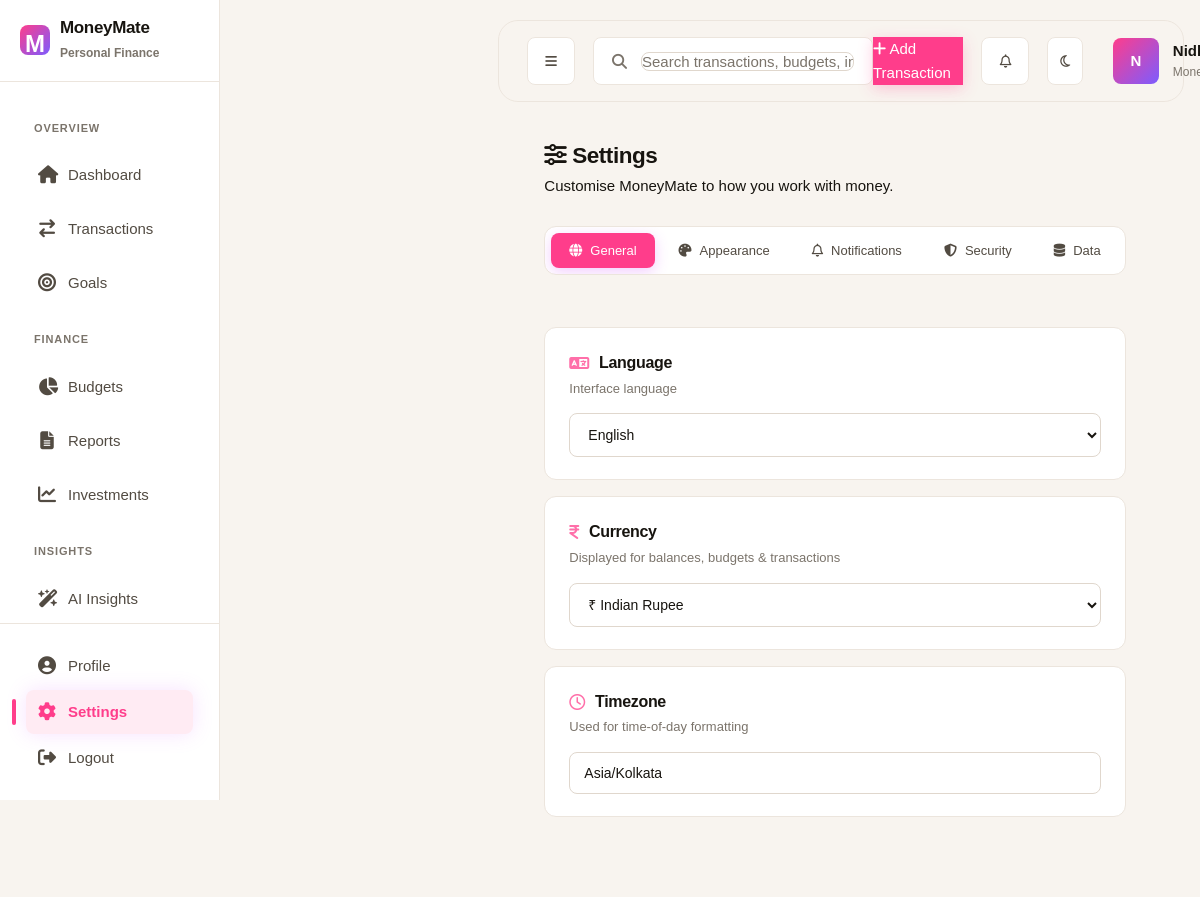
/accounts/settings/ (signed in), run on the app's committed database.
### accounts/models.py (models this page shows, shortened)
class UserProfile(models.Model):
    THEME_CHOICES = [
        ("dark", "Dark"),
        ("light", "Light"),
        ("system", "System"),
    ]
    CURRENCY_CHOICES = [
        ("INR", "₹ Indian Rupee"),
        ("USD", "$ US Dollar"),
        ("EUR", "€ Euro"),
        ("GBP", "£ British Pound"),
        ("AED", "د.إ UAE Dirham"),
        ("SGD", "S$ Singapore Dollar"),
    ]
    LANGUAGE_CHOICES = [
        ("en", "English"),
        ("hi", "हिन्दी"),
        ("mr", "मराठी"),
        ("ta", "தமிழ்"),
    ]
    user = models.OneToOneField(
        settings.AUTH_USER_MODEL,
        on_delete=models.CASCADE,
        related_name="profile",
    )
    avatar = models.ImageField(
        upload_to="avatars/",
        blank=True,
        null=True,
    )
    display_name = models.CharField(max_length=80, blank=True)
    phone = models.CharField(max_length=20, blank=True)
    bio = models.TextField(blank=True, max_length=400)
    theme = models.CharField(max_length=10, choices=THEME_CHOICES, default="dark")
    currency = models.CharField(max_length=8, choices=CURRENCY_CHOICES, default="INR")
    timezone = models.CharField(max_length=64, default="Asia/Kolkata")
    language = models.CharField(max_length=8, choices=LANGUAGE_CHOICES, default="en")
    notify_spending_alerts = models.BooleanField(default=True)
    notify_budget_alerts = models.BooleanField(default=True)
    notify_ai_insights = models.BooleanField(default=True)
    notify_monthly_reports = models.BooleanField(default=False)
    notify_bank_sync = models.BooleanField(default=True)
    updated_at = models.DateTimeField(auto_now=True)

### accounts/views.py (the view)
# urls.py: path("settings/", account_views.settings_view, name="settings"),
@login_required
def settings_view(request):
    profile = _get_profile(request.user)
    connected_accounts = []
    try:
        from allauth.socialaccount.models import SocialAccount
        for sa in SocialAccount.objects.filter(user=request.user):
            connected_accounts.append({
                "provider": sa.provider.capitalize(),
                "uid": sa.uid,
            })
    except Exception:
        pass
    imports = []
    try:
        from transactions.models import Transaction
        imports = (
            Transaction.objects
            .filter(user=request.user)
            .exclude(import_source="manual")
            .values("import_source")
            .distinct()
        )
    except Exception:
        pass
    return render(request, "accounts/settings.html", {
        "active_page": "settings",
        "profile": profile,
        "connected_accounts": connected_accounts,
        "imports": list(imports),
        "theme_choices": UserProfile.THEME_CHOICES,
        "currency_choices": UserProfile.CURRENCY_CHOICES,
        "language_choices": UserProfile.LANGUAGE_CHOICES,
    })

### accounts/otp.py (called while the page is built)
def is_email_verified(user) -> bool:
    record = getattr(user, "email_verification", None)
    return record is None or record.is_verified

### accounts/views.py (called while the page is built)
def _get_profile(user):
    profile, _ = UserProfile.objects.get_or_create(user=user)
    return profile

### core/context_processors.py (called while the page is built)
def active_page(request):
    app_name = ""
    if request.resolver_match:
        app_name = request.resolver_match.app_name
        if not app_name:
            app_name = request.resolver_match.url_name
    return {
        "active_page": app_name
    }

### templates/accounts/settings.html (shortened to what this page needs)
{% extends "base.html" %}
{% load static %}
{% block extra_css %}
<link rel="stylesheet" href="{% static 'css/dashboard/dashboard.css' %}">
<link rel="stylesheet" href="{% static 'css/dashboard/sidebar.css' %}">
<link rel="stylesheet" href="{% static 'css/dashboard/navbar.css' %}">
<link rel="stylesheet" href="{% static 'css/dashboard/responsive.css' %}">
<link rel="stylesheet" href="{% static 'css/accounts/settings.css' %}">
<link rel="stylesheet" href="{% static 'css/mobile.css' %}">
{% endblock %}
{% block content %}
<div class="dashboard-layout">
    <aside class="sidebar-wrapper">
        {% include "dashboard/sidebar.html" %}
    </aside>
    <main class="dashboard-main">
        {% include "dashboard/navbar.html" %}
        <section class="dashboard-content settings-content">
            <header class="page-header">
                <div>
                    <h1 data-testid="settings-title">
                        <i class="fa-solid fa-sliders"></i>
                        Settings
                    </h1>
                    <p>Customise MoneyMate to how you work with money.</p>
                </div>
            </header>
            <nav class="settings-tabs" data-testid="settings-tabs">
                <button type="button" class="settings-tab active" data-tab="general" data-testid="tab-general">
                    <i class="fa-solid fa-globe"></i> General
                </button>
                <button type="button" class="settings-tab" data-tab="appearance" data-testid="tab-appearance">
                    <i class="fa-solid fa-palette"></i> Appearance
                </button>
                <button type="button" class="settings-tab" data-tab="notifications" data-testid="tab-notifications">
                    <i class="fa-regular fa-bell"></i> Notifications
                </button>
                <button type="button" class="settings-tab" data-tab="security" data-testid="tab-security">
                    <i class="fa-solid fa-shield-halved"></i> Security
                </button>
                <button type="button" class="settings-tab" data-tab="data" data-testid="tab-data">
                    <i class="fa-solid fa-database"></i> Data
                </button>
            </nav>
            <section class="settings-panel active" data-panel="general" id="panel-general">
                <div class="settings-card" data-testid="card-general">
                    <div class="settings-card-head">
                        <div>
                            <h3><i class="fa-solid fa-language"></i> Language</h3>
                            <p>Interface language</p>
                        </div>
                    </div>
                    <select class="settings-select"
                            data-setting="language"
                            data-testid="select-language">
                        {% for value, label in language_choices %}
                            <option value="{{ value }}" {% if profile.language == value %}selected{% endif %}>{{ label }}</option>
                        {% endfor %}
                    </select>
                </div>
                <div class="settings-card" data-testid="card-currency">
                    <div class="settings-card-head">
                        <div>
                            <h3><i class="fa-solid fa-indian-rupee-sign"></i> Currency</h3>
                            <p>Displayed for balances, budgets & transactions</p>
                        </div>
                    </div>
                    <select class="settings-select"
                            data-setting="currency"
                            data-testid="select-currency">
                        {% for value, label in currency_choices %}
                            <option value="{{ value }}" {% if profile.currency == value %}selected{% endif %}>{{ label }}</option>
                        {% endfor %}
                    </select>
                </div>
                <div class="settings-card" data-testid="card-timezone">
                    <div class="settings-card-head">
                        <div>
                            <h3><i class="fa-regular fa-clock"></i> Timezone</h3>
                            <p>Used for time-of-day formatting</p>
                        </div>
                    </div>
                    <input type="text" class="settings-select"
                           data-setting="timezone"
                           value="{{ profile.timezone }}"
                           data-testid="input-timezone">
                </div>
            </section>
        </section>
    </main>
</div>
{% endblock %}

### templates/dashboard/navbar.html (shortened to what this page needs)
{% load static %}
<div class="navbar">
    <div class="navbar-left">
        <button class="icon-btn" id="sidebar-toggle" data-testid="sidebar-toggle">
            <i class="fa-solid fa-bars"></i>
        </button>
        <form class="search-box" role="search" method="get" action="{% url 'transactions:index' %}" data-testid="navbar-search-form">
            <i class="fa-solid fa-magnifying-glass"></i>
            <input type="text" name="q"
                   placeholder="Search transactions, budgets, investments…"
                   data-testid="navbar-search-input" />
        </form>
    </div>
    <div class="navbar-right">
        <a href="{% url 'transactions:index' %}?add=1" class="quick-add-btn" data-testid="quick-add-btn">
            <i class="fa-solid fa-plus"></i>
            <span>Add Transaction</span>
        </a>
        <div class="notif-dropdown-anchor" style="position: relative;">
            <button class="icon-btn notification-btn"
                    type="button"
                    data-testid="notification-btn"
                    aria-label="Notifications">
                <i class="fa-regular fa-bell"></i>
            </button>
        </div>
        <button class="icon-btn theme-toggle-btn"
                type="button"
                data-testid="theme-toggle-btn"
                aria-label="Toggle theme">
            <i class="fa-regular fa-moon"></i>
        </button>
        <div class="profile-wrap" style="position: relative;">
            <div class="profile" data-testid="profile-menu-trigger" role="button">
                <div class="avatar">
                    {% if user.profile.avatar %}
                        <img src="{{ user.profile.avatar.url }}" alt="Avatar" style="width:100%;height:100%;object-fit:cover;border-radius:6px;">
                    {% else %}
                        {{ user.username|first|upper }}
                    {% endif %}
                </div>
                <div class="profile-details">
                    <span class="profile-name">{{ user.first_name|default:user.username }}</span>
                    <span class="profile-role">MoneyMate</span>
                </div>
            </div>
        </div>
    </div>
</div>

### static/css/theme.css (style rules this page uses)
:root, [data-theme='light'] { --bg-primary: #FCF7F2; --bg-app: #F8F4EF; --bg-secondary: #FFFFFF; --bg-warm: #FBEEE2; --bg-warm-soft: #FCF3EA; --card-bg: #FFFFFF; --card-hover: #FBF6F1; --border: #ECE5DD; --border-light: #F2ECE5; --border-strong: #E0D7CD; --primary: #FF3D8B; --primary-hover: #EE2B78; --primary-press: #D91E68; --primary-dark: #FF3D8B; --primary-light: #FF6FA9; --accent-pink: #FF3D8B; --accent-violet: #7C5CFF; --accent-violet-2: #6B4CF0; --primary-soft: rgba(255, 61, 139, .10); --primary-softer: rgba(255, 61, 139, .06); --violet-soft: rgba(124, 92, 255, .10); --success: #12A150; --success-soft: rgba(18, 161, 80, .10); --danger: #E5484D; --danger-soft: rgba(229, 72, 77, .10); --warning: #D98A00; --info: #3B6FE0; --text-primary: #17140F; --text-secondary: #524B42; --text-muted: #7B746B; --text-onprimary: #FFFFFF; --radius-xs: 4px; --radius-sm: 8px; --radius-md: 12px; --radius-lg: 16px; --radius-pill: 999px; --shadow-xs: 0 1px 2px rgba(60, 40, 25, .05); --shadow-card: 0 1px 3px rgba(60, 40, 25, .06), 0 1px 2px rgba(60, 40, 25, .04); --shadow-hover: 0 10px 30px rgba(60, 40, 25, .10); --shadow-pop: 0 18px 50px rgba(60, 40, 25, .16); --transition-fast: .14s cubic-bezier(.4,0,.2,1); --transition: .22s cubic-bezier(.4,0,.2,1); --transition-slow: .4s cubic-bezier(.4,0,.2,1); --space-xs: 8px; --space-sm: 12px; --space-md: 20px; --space-lg: 32px; --space-xl: 48px; --font-sans: 'Inter', system-ui, -apple-system, 'Segoe UI', sans-serif; --font-display: 'Inter', system-ui, sans-serif; --sidebar-width: 260px; --nav-h: 68px; --dot: rgba(23, 20, 15, .05); --mesh: radial-gradient(1200px 600px at 85% -10%, rgba(255,61,139,.10), transparent 60%), radial-gradient(900px 500px at -5% 10%, rgba(124,92,255,.08), transparent 55%); color-scheme: light; }
html { scroll-behavior: smooth; }
body { background: var(--bg-primary); color: var(--text-primary); font-family: var(--font-sans); }

### static/css/style.css (style rules this page uses)
* { margin: 0; padding: 0; box-sizing: border-box; font-family: Poppins,sans-serif; }
body { margin: 0; padding: 0; font-family: 'Poppins',sans-serif; color: white; min-height: 100vh; background: linear-gradient( rgba(5,5,5,.82), rgba(5,5,5,.82) ), url("../images/hero-bg.png"); background-size: cover; background-position: center; background-repeat: no-repeat; background-attachment: fixed; }
html { scroll-behavior: smooth; }
.navbar { width: 90%; margin: 25px auto; display: flex; justify-content: space-between; align-items: center; padding: 18px 40px; background: rgba(10,10,10,.65); backdrop-filter: blur(20px); -webkit-backdrop-filter: blur(18px); border: 1px solid rgba(255,255,255,.05); border-radius: 18px; position: relative; z-index: 1000; }
@media (max-width:1200px) { .navbar { width: 94%; padding: 16px 28px; } }

### static/css/mobile.css (style rules this page uses)
html, body { max-width: 100%; overflow-x: hidden; }
button, .btn, .menu-item, a { -webkit-tap-highlight-color: transparent; }
@media (min-width: 993px) and (max-width: 1200px) { .dashboard-main { margin-left: 220px; } }
:where(a, button, input, select, textarea):focus-visible { outline: 2px solid #D65CFF; outline-offset: 2px; border-radius: 8px; }

### static/css/components/finsync-shared.css (style rules this page uses)
.notification-btn { position: relative; }
.profile { cursor: pointer; user-select: none; }
.profile-wrap { position: relative; }
.search-box { display: flex; align-items: center; gap: 10px; }
.search-box i { color: var(--text-muted); }
.search-box input { background: transparent; border: none; color: inherit; outline: none; flex: 1; font-family: inherit; }
.search-box input::placeholder { color: var(--text-muted); }
.dashboard-content { animation: fadeUp .35s ease; }
[data-theme='light'] .navbar { background: rgba(255,255,255,.72); border-color: var(--border); }
[data-theme='light'] .navbar { background: var(--card-bg); }
[data-theme='light'] .search-box input { color: var(--text-primary); }
[data-theme='light'] .profile-name, [data-theme='light'] .profile-role, [data-theme='light'] .navbar .icon-btn { color: var(--text-primary); }
[data-theme='light'] body { background-attachment: initial !important; }

### static/css/dashboard/responsive.css (style rules this page uses)
@media (max-width:1200px) { .dashboard-content { padding: 18px 20px 24px; } }
@media (max-width:1200px) { .search-box { width: 280px; } }

### data on the page
UserProfile: language "English", currency "₹ Indian Rupee", timezone "Asia/Kolkata"

### other printed values
{{ user.username|first|upper }} "N"
